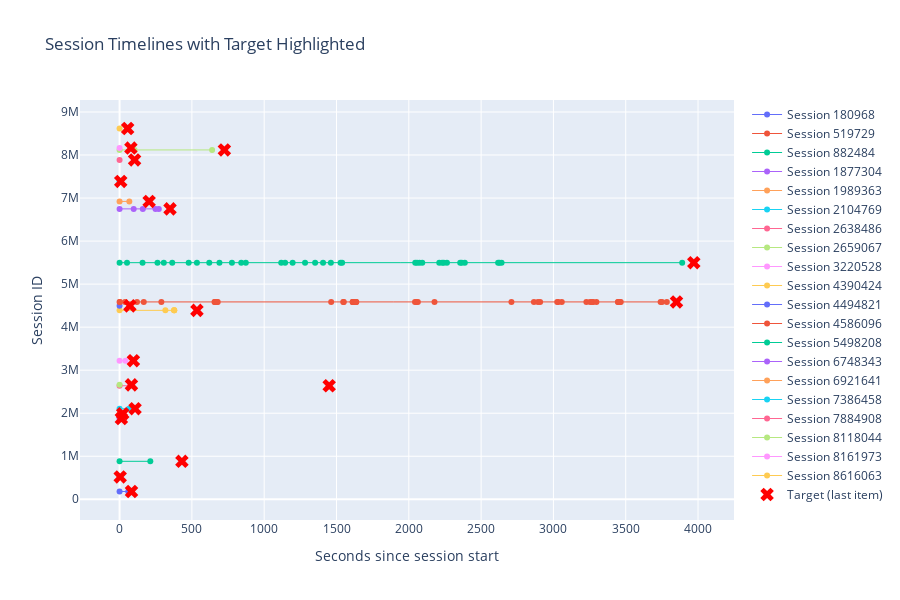

Notebook source saved alongside this figure:
### Markdown cell above
### 9) draw the timeline with prefixes + targets

### Code cell
fig = go.Figure()

# add session sequences (prefix clicks)
for sid, grp in prefix_df.groupby("session_id"):
    fig.add_trace(go.Scatter(
        x=grp["relative_time_sec"],
        y=[sid]*len(grp),
        mode="lines+markers",
        name=f"Session {sid}",
        marker=dict(size=6),
        line=dict(width=1),
        hovertext=[f"item {i}" for i in grp["item_id"]],
        hoverinfo="text"
    ))

# overlay red dots for target items
fig.add_trace(go.Scatter(
    x=target_df["relative_time_sec"],
    y=target_df["session_id"],
    mode="markers",
    name="Target (last item)",
    marker=dict(size=12, color="red", symbol="x"),
    hovertext=[f"target {i}" for i in target_df["item_id"]],
    hoverinfo="text"
))

fig.update_layout(
    title="Session Timelines with Target Highlighted",
    xaxis_title="Seconds since session start",
    yaxis_title="Session ID",
    height=600,
    showlegend=True
)
fig.show()

### Figure 1 — Plotly figure (JSON) as saved in the notebook; plotly's stock layout.template omitted (floating-point values rounded to 4 significant figures)
{"data": [{"hoverinfo": "text", "hovertext": ["item 431", "item 1353"], "line": {"width": 1}, "marker": {"size": 6}, "mode": "lines+markers", "name": "Session 180968", "type": "scatter", "x": [0.0, 60.05], "y": [180968, 180968]}, {"hoverinfo": "text", "hovertext": ["item 428"], "line": {"width": 1}, "marker": {"size": 6}, "mode": "lines+markers", "name": "Session 519729", "type": "scatter", "x": [0.0], "y": [519729]}, {"hoverinfo": "text", "hovertext": ["item 1061", "item 105"], "line": {"width": 1}, "marker": {"size": 6}, "mode": "lines+markers", "name": "Session 882484", "type": "scatter", "x": [0.0, 212.5], "y": [882484, 882484]}, {"hoverinfo": "text", "hovertext": ["item 236"], "line": {"width": 1}, "marker": {"size": 6}, "mode": "lines+markers", "name": "Session 1877304", "type": "scatter", "x": [0.0], "y": [1877304]}, {"hoverinfo": "text", "hovertext": ["item 1031", "item 735"], "line": {"width": 1}, "marker": {"size": 6}, "mode": "lines+markers", "name": "Session 1989363", "type": "scatter", "x": [0.0, 7.32], "y": [1989363, 1989363]}, {"hoverinfo": "text", "hovertext": ["item 3019", "item 6121"], "line": {"width": 1}, "marker": {"size": 6}, "mode": "lines+markers", "name": "Session 2104769", "type": "scatter", "x": [0.0, 64.72], "y": [2104769, 2104769]}, {"hoverinfo": "text", "hovertext": ["item 1304", "item 1304"], "line": {"width": 1}, "marker": {"size": 6}, "mode": "lines+markers", "name": "Session 2638486", "type": "scatter", "x": [0.0, 71.89], "y": [2638486, 2638486]}, {"hoverinfo": "text", "hovertext": ["item 2"], "line": {"width": 1}, "marker": {"size": 6}, "mode": "lines+markers", "name": "Session 2659067", "type": "scatter", "x": [0.0], "y": [2659067]}, {"hoverinfo": "text", "hovertext": ["item 2217", "item 16634"], "line": {"width": 1}, "marker": {"size": 6}, "mode": "lines+markers", "name": "Session 3220528", "type": "scatter", "x": [0.0, 40.93], "y": [3220528, 3220528]}, {"hoverinfo": "text", "hovertext": ["item 4338", "item 690", "item 4338", "item 4338", "item 4338"], "line": {"width": 1}, "marker": {"size": 6}, "mode": "lines+markers", "name": "Session 4390424", "type": "scatter", "x": [0.0, 316.7, 377.4, 377.5, 377.6], "y": [4390424, 4390424, 4390424, 4390424, 4390424]}, {"hoverinfo": "text", "hovertext": ["item 3521"], "line": {"width": 1}, "marker": {"size": 6}, "mode": "lines+markers", "name": "Session 4494821", "type": "scatter", "x": [0.0], "y": [4494821]}, {"hoverinfo": "text", "hovertext": ["item 300", "item 163", "item 300", "item 807", "item 6", "item 32", "item 129", "item 1238", "item 1407", "item 40", "item 57", "item 45", "item 2507", "item 32", "item 110", "item 421", "item 1384", "item 173", "item 604", "item 7", "item 2805", "item 1568", "item 809", "item 5344", "item 2925", "item 11463", "item 2925", "item 2234", "item 1320", "item 272", "item 42", "item 809", "item 809", "item 32", "item 1265", "item 1972", "item 3724", "item 897", "item 19", "item 1549", "item 2071", "item 1718", "item 2874", "item 2110", "item 4227", "item 8983", "item 531"], "line": {"width": 1}, "marker": {"size": 6}, "mode": "lines+markers", "name": "Session 4586096", "type": "scatter", "x": [0.0, 2.403, 38.05, 120.4, 167.3, 289.0, 656.4, 659.7, 664.3, 667.8, 673.3, 678.6, 1463.0, 1547.0, 1550.0, 1612.0, 1612.0, 1613.0, 1621.0, 1625.0, 1632.0, 1635.0, 1637.0, 2043.0, 2053.0, 2063.0, 2178.0, 2710.0, 2865.0, 2893.0, 2908.0, 3026.0, 3033.0, 3058.0, 3228.0, 3254.0, 3268.0, 3274.0, 3297.0, 3446.0, 3448.0, 3455.0, 3459.0, 3466.0, 3741.0, 3751.0, 3784.0], "y": [4586096, 4586096, 4586096, 4586096, 4586096, 4586096, 4586096, 4586096, 4586096, 4586096, 4586096, 4586096, 4586096, 4586096, 4586096, 4586096, 4586096, 4586096, 4586096, 4586096, 4586096, 4586096, 4586096, 4586096, 4586096, 4586096, 4586096, 4586096, 4586096, 4586096, 4586096, 4586096, 4586096, 4586096, 4586096, 4586096, 4586096, 4586096, 4586096, 4586096, 4586096, 4586096, 4586096, 4586096, 4586096, 4586096, 4586096]}, {"hoverinfo": "text", "hovertext": ["item 229", "item 217", "item 647", "item 246", "item 647", "item 217", "item 246", "item 229", "item 647", "item 229", "item 1708", "item 1441", "item 603", "item 229", "item 603", "item 229", "item 7643", "item 8671", "item 4613", "item 5069", "item 5069", "item 8671", "item 5069", "item 5069", "item 8671", "item 229", "item 3299", "item 5069", "item 8671", "item 229", "item 5069", "item 8671", "item 229", "item 5069", "item 8671", "item 229", "item 229"], "line": {"width": 1}, "marker": {"size": 6}, "mode": "lines+markers", "name": "Session 5498208", "type": "scatter", "x": [0.0, 51.37, 158.9, 262.0, 305.8, 364.1, 477.8, 534.8, 620.2, 690.5, 776.8, 841.5, 872.9, 1118.0, 1145.0, 1197.0, 1282.0, 1352.0, 1407.0, 1461.0, 1528.0, 1539.0, 2044.0, 2057.0, 2074.0, 2093.0, 2211.0, 2230.0, 2242.0, 2264.0, 2355.0, 2366.0, 2387.0, 2618.0, 2627.0, 2641.0, 3890.0], "y": [5498208, 5498208, 5498208, 5498208, 5498208, 5498208, 5498208, 5498208, 5498208, 5498208, 5498208, 5498208, 5498208, 5498208, 5498208, 5498208, 5498208, 5498208, 5498208, 5498208, 5498208, 5498208, 5498208, 5498208, 5498208, 5498208, 5498208, 5498208, 5498208, 5498208, 5498208, 5498208, 5498208, 5498208, 5498208, 5498208, 5498208]}, {"hoverinfo": "text", "hovertext": ["item 598", "item 611", "item 177", "item 755", "item 473"], "line": {"width": 1}, "marker": {"size": 6}, "mode": "lines+markers", "name": "Session 6748343", "type": "scatter", "x": [0.0, 97.63, 160.8, 248.5, 271.2], "y": [6748343, 6748343, 6748343, 6748343, 6748343]}, {"hoverinfo": "text", "hovertext": ["item 2250", "item 3465"], "line": {"width": 1}, "marker": {"size": 6}, "mode": "lines+markers", "name": "Session 6921641", "type": "scatter", "x": [0.0, 67.4], "y": [6921641, 6921641]}, {"hoverinfo": "text", "hovertext": ["item 15250"], "line": {"width": 1}, "marker": {"size": 6}, "mode": "lines+markers", "name": "Session 7386458", "type": "scatter", "x": [0.0], "y": [7386458]}, {"hoverinfo": "text", "hovertext": ["item 19255"], "line": {"width": 1}, "marker": {"size": 6}, "mode": "lines+markers", "name": "Session 7884908", "type": "scatter", "x": [0.0], "y": [7884908]}, {"hoverinfo": "text", "hovertext": ["item 107", "item 104", "item 202"], "line": {"width": 1}, "marker": {"size": 6}, "mode": "lines+markers", "name": "Session 8118044", "type": "scatter", "x": [0.0, 103.7, 639.9], "y": [8118044, 8118044, 8118044]}, {"hoverinfo": "text", "hovertext": ["item 2396"], "line": {"width": 1}, "marker": {"size": 6}, "mode": "lines+markers", "name": "Session 8161973", "type": "scatter", "x": [0.0], "y": [8161973]}, {"hoverinfo": "text", "hovertext": ["item 881"], "line": {"width": 1}, "marker": {"size": 6}, "mode": "lines+markers", "name": "Session 8616063", "type": "scatter", "x": [0.0], "y": [8616063]}, {"hoverinfo": "text", "hovertext": ["target 319", "target 428", "target 1488", "target 3", "target 55", "target 1961", "target 2", "target 50", "target 3849", "target 244", "target 5978", "target 2057", "target 229", "target 3891", "target 2250", "target 15250", "target 890", "target 99", "target 1578", "target 221"], "marker": {"color": "red", "size": 12, "symbol": "x"}, "mode": "markers", "name": "Target (last item)", "type": "scatter", "x": [82.41, 4.299, 431.0, 12.35, 21.8, 107.0, 1449.0, 82.06, 95.56, 534.9, 71.39, 3851.0, 3971.0, 348.9, 204.4, 7.955, 103.7, 724.6, 78.3, 55.9], "y": [180968, 519729, 882484, 1877304, 1989363, 2104769, 2638486, 2659067, 3220528, 4390424, 4494821, 4586096, 5498208, 6748343, 6921641, 7386458, 7884908, 8118044, 8161973, 8616063]}], "layout": {"height": 600, "showlegend": true, "title": {"text": "Session Timelines with Target Highlighted"}, "xaxis": {"title": {"text": "Seconds since session start"}}, "yaxis": {"title": {"text": "Session ID"}}}}
